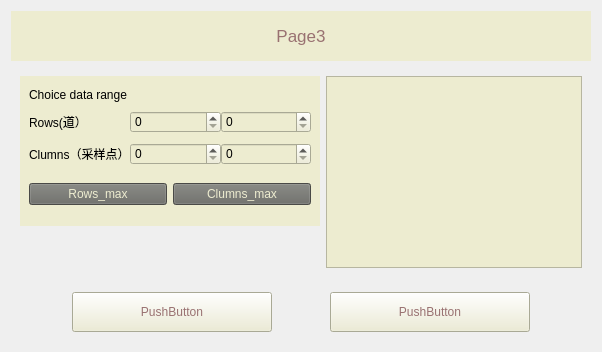
                 <widget class="QWidget" name="page_3">
                  <layout class="QVBoxLayout" name="verticalLayout_17">
                   <item>
                    <layout class="QVBoxLayout" name="verticalLayout_16">
                     <item>
                      <widget class="QLabel" name="label_2">
                       <property name="minimumSize">
                        <size>
                         <width>0</width>
                         <height>50</height>
                        </size>
                       </property>
                       <property name="maximumSize">
                        <size>
                         <width>16777215</width>
                         <height>50</height>
                        </size>
                       </property>
                       <property name="font">
                        <font>
                         <pointsize>13</pointsize>
                        </font>
                       </property>
                       <property name="styleSheet">
                        <string notr="true">color: rgb(153, 113, 113);background-color: rgb(237, 236, 208);</string>
                       </property>
                       <property name="text">
                        <string>Page3</string>
                       </property>
                       <property name="alignment">
                        <set>Qt::AlignCenter</set>
                       </property>
                      </widget>
                     </item>
                    </layout>
                   </item>
                   <item>
                    <widget class="QWidget" name="widget_10" native="true">
                     <layout class="QVBoxLayout" name="verticalLayout_18">
                      <item>
                       <layout class="QHBoxLayout" name="horizontalLayout_11">
                        <item>
                         <widget class="QWidget" name="widget_14" native="true">
                          <property name="minimumSize">
                           <size>
                            <width>200</width>
                            <height>0</height>
                           </size>
                          </property>
                          <layout class="QVBoxLayout" name="verticalLayout_20">
                           <property name="spacing">
                            <number>0</number>
                           </property>
                           <property name="leftMargin">
                            <number>0</number>
                           </property>
                           <property name="topMargin">
                            <number>0</number>
                           </property>
                           <property name="rightMargin">
                            <number>0</number>
                           </property>
                           <property name="bottomMargin">
                            <number>0</number>
                           </property>
                           <item>
                            <layout class="QVBoxLayout" name="verticalLayout_19">
                             <item>
                              <widget class="QWidget" name="widget_15" native="true">
                               <property name="minimumSize">
                                <size>
                                 <width>200</width>
                                 <height>150</height>
                                </size>
                               </property>
                               <property name="maximumSize">
                                <size>
                                 <width>16777215</width>
                                 <height>150</height>
                                </size>
                               </property>
                               <property name="styleSheet">
                                <string notr="true">background-color: rgb(237, 236, 208);</string>
                               </property>
                               <layout class="QVBoxLayout" name="verticalLayout_22">
                                <item>
                                 <widget class="QWidget" name="widget_17" native="true">
                                  <property name="maximumSize">
                                   <size>
                                    <width>16777215</width>
                                    <height>20</height>
                                   </size>
                                  </property>
                                  <layout class="QVBoxLayout" name="verticalLayout_23">
                                   <property name="spacing">
                                    <number>0</number>
                                   </property>
                                   <property name="leftMargin">
                                    <number>0</number>
                                   </property>
                                   <property name="topMargin">
                                    <number>0</number>
                                   </property>
                                   <property name="rightMargin">
                                    <number>0</number>
                                   </property>
                                   <property name="bottomMargin">
                                    <number>0</number>
                                   </property>
                                   <item>
                                    <widget class="QLabel" name="label_5">
                                     <property name="sizePolicy">
                                      <sizepolicy hsizetype="Preferred" vsizetype="Preferred">
                                       <horstretch>0</horstretch>
                                       <verstretch>0</verstretch>
                                      </sizepolicy>
                                     </property>
                                     <property name="minimumSize">
                                      <size>
                                       <width>0</width>
                                       <height>20</height>
                                      </size>
                                     </property>
                                     <property name="maximumSize">
                                      <size>
                                       <width>16777215</width>
                                       <height>40</height>
                                      </size>
                                     </property>
                                     <property name="text">
                                      <string>Choice data range </string>
                                     </property>
                                    </widget>
                                   </item>
                                  </layout>
                                 </widget>
                                </item>
                                <item>
                                 <layout class="QVBoxLayout" name="verticalLayout_21">
                                  <item>
                                   <layout class="QGridLayout" name="gridLayout">
                                    <property name="horizontalSpacing">
                                     <number>0</number>
                                    </property>
                                    <property name="verticalSpacing">
                                     <number>10</number>
                                    </property>
                                    <item row="1" column="2">
                                     <widget class="QSpinBox" name="spinBox_columns_end">
                                      <property name="maximum">
                                       <number>10000</number>
                                      </property>
                                     </widget>
                                    </item>
                                    <item row="1" column="0">
                                     <widget class="QLabel" name="label_4">
                                      <property name="text">
                                       <string>Clumns（采样点）</string>
                                      </property>
                                     </widget>
                                    </item>
                                    <item row="0" column="0">
                                     <widget class="QLabel" name="label_3">
                                      <property name="text">
                                       <string>Rows(道）</string>
                                      </property>
                                     </widget>
                                    </item>
                                    <item row="0" column="1">
                                     <widget class="QSpinBox" name="spinBox_row_start">
                                      <property name="maximum">
                                       <number>10000</number>
                                      </property>
                                     </widget>
                                    </item>
                                    <item row="1" column="1">
                                     <widget class="QSpinBox" name="spinBox_columns_start">
                                      <property name="maximum">
                                       <number>10000</number>
                                      </property>
                                     </widget>
                                    </item>
                                    <item row="0" column="2">
                                     <widget class="QSpinBox" name="spinBox_row_end">
                                      <property name="maximum">
                                       <number>10000</number>
                                      </property>
                                      <property name="stepType">
                                       <enum>QAbstractSpinBox::DefaultStepType</enum>
                                      </property>
                                     </widget>
                                    </item>
                                   </layout>
                                  </item>
                                 </layout>
                                </item>
                                <item>
                                 <widget class="QWidget" name="widget_18" native="true">
                                  <layout class="QHBoxLayout" name="horizontalLayout_14">
                                   <property name="leftMargin">
                                    <number>0</number>
                                   </property>
                                   <property name="topMargin">
                                    <number>0</number>
                                   </property>
                                   <property name="rightMargin">
                                    <number>0</number>
                                   </property>
                                   <property name="bottomMargin">
                                    <number>0</number>
                                   </property>
                                   <item>
                                    <widget class="QPushButton" name="Rows_max">
                                     <property name="minimumSize">
                                      <size>
                                       <width>0</width>
                                       <height>20</height>
                                      </size>
                                     </property>
                                     <property name="styleSheet">
                                      <string notr="true">#Rows_max{color: rgb(237, 236, 208);background-color: rgb(103, 104, 99);}
#Rows_max:pressed{padding-top:5px;padding-left:5px;}

</string>
                                     </property>
                                     <property name="text">
                                      <string>Rows_max</string>
                                     </property>
                                    </widget>
                                   </item>
                                   <item>
                                    <widget class="QPushButton" name="Clumns_max">
                                     <property name="minimumSize">
                                      <size>
                                       <width>0</width>
                                       <height>20</height>
                                      </size>
                                     </property>
                                     <property name="styleSheet">
                                      <string notr="true">#Clumns_max{color: rgb(237, 236, 208);background-color: rgb(103, 104, 99);}
#Clumns_max:pressed{padding-top:5px;padding-left:5px;}

</string>
                                     </property>
                                     <property name="text">
                                      <string>Clumns_max</string>
                                     </property>
                                    </widget>
                                   </item>
                                  </layout>
                                 </widget>
                                </item>
                               </layout>
                              </widget>
                             </item>
                             <item>
                              <widget class="QWidget" name="widget_16" native="true">
                               <property name="minimumSize">
                                <size>
                                 <width>300</width>
                                 <height>0</height>
                                </size>
                               </property>
                              </widget>
                             </item>
                            </layout>
                           </item>
                          </layout>
                         </widget>
                        </item>
                        <item>
                         <widget class="QGraphicsView" name="graphicsView_2">
                          <property name="styleSheet">
                           <string notr="true">background-color: rgb(237, 236, 208);</string>
                          </property>
                         </widget>
                        </item>
                       </layout>
                      </item>
                     </layout>
                    </widget>
                   </item>
                   <item>
                    <widget class="QWidget" name="widget_11" native="true">
                     <layout class="QHBoxLayout" name="horizontalLayout_12">
                      <item>
                       <widget class="QPushButton" name="page3_but1">
                        <property name="minimumSize">
                         <size>
                          <width>0</width>
                          <height>40</height>
                         </size>
                        </property>
                        <property name="maximumSize">
                         <size>
                          <width>200</width>
                          <height>16777215</height>
                         </size>
                        </property>
                        <property name="styleSheet">
                         <string notr="true">#page3_but1{color: rgb(153, 113, 113);background-color: rgb(237, 236, 208);}
#page3_but1:hover{background-color: rgb(220, 227, 235);}
#page3_but1:pressed{padding-top:5px;padding-left:5px;}</string>
                        </property>
                        <property name="text">
                         <string>PushButton</string>
                        </property>
                       </widget>
                      </item>
                      <item>
                       <widget class="QPushButton" name="page3_but2">
                        <property name="minimumSize">
                         <size>
                          <width>0</width>
                          <height>40</height>
                         </size>
                        </property>
                        <property name="maximumSize">
                         <size>
                          <width>200</width>
                          <height>16777215</height>
                         </size>
                        </property>
                        <property name="styleSheet">
                         <string notr="true">#page3_but2{color: rgb(153, 113, 113);background-color: rgb(237, 236, 208);}
#page3_but2:hover{background-color: rgb(220, 227, 235);}
#page3_but2:pressed{padding-top:5px;padding-left:5px;}</string>
                        </property>
                        <property name="text">
                         <string>PushButton</string>
                        </property>
                       </widget>
                      </item>
                     </layout>
                    </widget>
                   </item>
                  </layout>
                 </widget>
